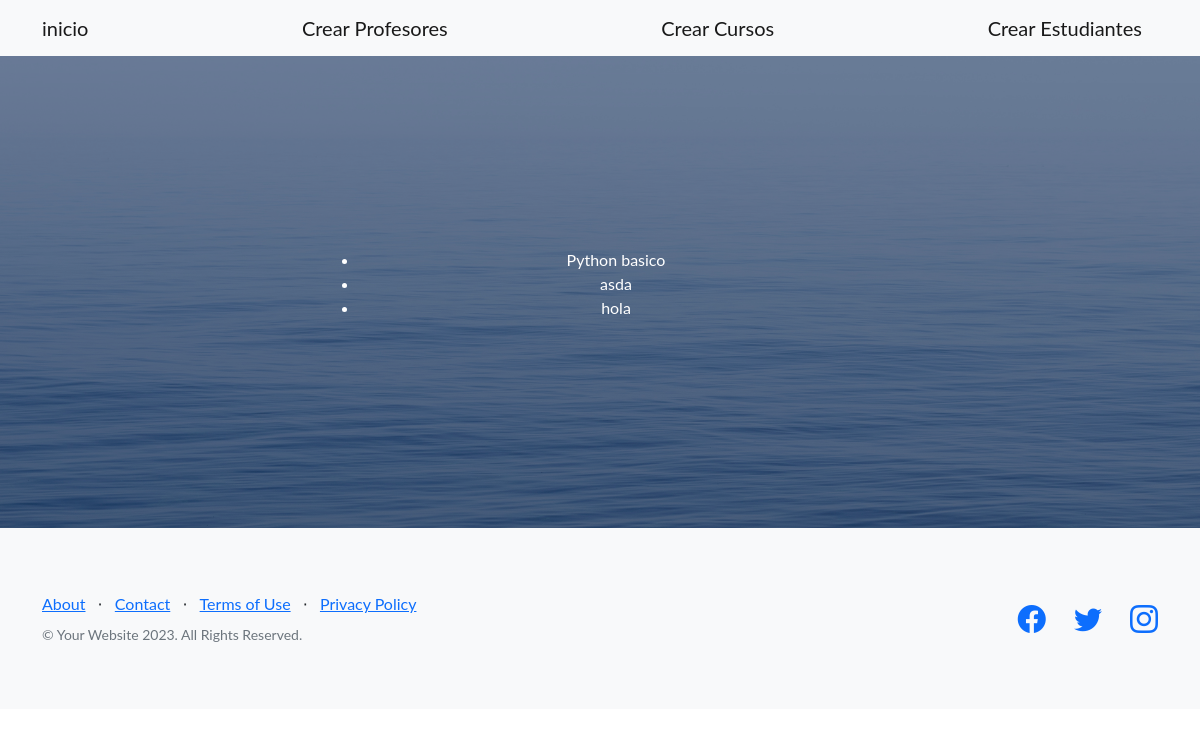
Page /webapp/lista-cursos/ on the committed database.
### webapp/models.py (models this page shows, shortened)
class Curso(models.Model):
    nombre = models.CharField(max_length=40)
    camada = models.IntegerField()
    fecha_creacion = models.DateField(null=True, blank=True)
    class Meta():
        verbose_name = 'Course'
        verbose_name_plural = 'The Courses'

### webapp/views.py (the view)
# urls.py: path('lista-cursos/', listar_cursos, name="lista_cursos"),
def listar_cursos(req):
    lista = Curso.objects.all()
    return render(req, "lista_cursos.html", {"lista_cursos": lista})

### webapp/templates/lista_cursos.html
{% extends "padre.html" %}
{% block contenidoQueCambia %}
   <ul>
    {% for curso in lista_cursos %}
    <li>{{curso.nombre}}</li>
    {% endfor %}
   </ul>
{% endblock contenidoQueCambia %}

### rows in the picture
Curso: nombre "Python basico"
Curso: nombre "asda"
Curso: nombre "hola"
